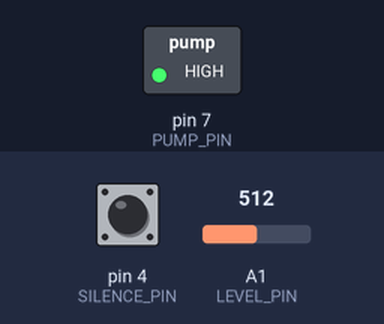
The sketch below on a simulated Arduino Uno, built with avr-gcc and run on an emulated ATmega328P. Shown: switched loads named in the sketch (green lamp = pin HIGH). The test bench sets the inputs (shaded band); at power-on: pin 4 (SILENCE_PIN) HIGH, A1 (LEVEL_PIN) = 512. What the sketch prints to the serial monitor is not drawn.

Above: at 0.3 s.
Timing chart, 0 to 1.8 s (numbered marks = the images above):
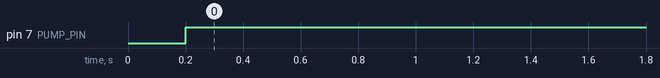

Measured:
- by itself, pin 7 (PUMP_PIN): LOW → HIGH at 0.20 s

The sketch:

reference.ino
```cpp
// Basement sump controller.
// Ultrasonic level proxy as linear voltage on A1, pump contactor on D7,
// silence button on D4 (active LOW, pull-up).

const uint8_t LEVEL_PIN = A1;
const uint8_t PUMP_PIN = 7;
const uint8_t SILENCE_PIN = 4;

const float START_CM = 45.0f;
const float STOP_CM = 30.0f;
const float MV_PER_CM = 10.0f;
const unsigned long POLL_MS = 40;
const unsigned long LOG_MS = 800;
const int HOLD_N = 5;

bool pumpOn = false;
bool silenceLatched = false;
int riseHold = 0;
int fallHold = 0;
unsigned long lastPoll = 0;
unsigned long lastLog = 0;
float levelCm = 0.0f;

float sampleLevelCm()
{
    int adc = analogRead(LEVEL_PIN);
    float mv = adc * (5000.0f / 1023.0f);
    return mv / MV_PER_CM;
}

void setPump(bool on)
{
    pumpOn = on;
    digitalWrite(PUMP_PIN, on ? HIGH : LOW);
}

void emitLog()
{
    Serial.print("sump cm=");
    Serial.print(levelCm, 1);
    Serial.print(" pump=");
    Serial.print(pumpOn ? 1 : 0);
    Serial.print(" mute=");
    Serial.println(silenceLatched ? 1 : 0);
}

void setup()
{
    pinMode(PUMP_PIN, OUTPUT);
    pinMode(SILENCE_PIN, INPUT_PULLUP);
    digitalWrite(PUMP_PIN, LOW);
    Serial.begin(9600);
    lastPoll = millis();
    lastLog = millis();
}

void loop()
{
    unsigned long t = millis();

    if (digitalRead(SILENCE_PIN) == LOW)
    {
        silenceLatched = true;
        riseHold = 0;
        fallHold = 0;
        setPump(false);
    }

    if (t - lastPoll >= POLL_MS)
    {
        lastPoll = t;
        levelCm = sampleLevelCm();

        if (!silenceLatched)
        {
            if (levelCm >= START_CM)
            {
                riseHold++;
            }
            else
            {
                riseHold = 0;
            }

            if (levelCm <= STOP_CM)
            {
                fallHold++;
            }
            else
            {
                fallHold = 0;
            }

            if (riseHold >= HOLD_N)
            {
                setPump(true);
            }
            else if (fallHold >= HOLD_N)
            {
                setPump(false);
            }
        }
    }

    if (t - lastLog >= LOG_MS)
    {
        lastLog = t;
        emitLog();
    }
}
```
